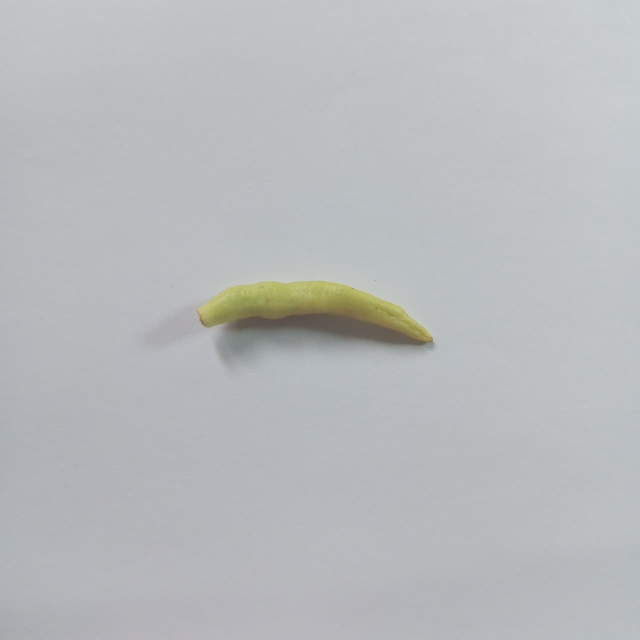
#> input picture data_asli/mentah/mentah10.jpg, 1280 x 1280 px (shown at 1/2 size)
$ python crop_dataset.py
#> lines starting #> are read from the running program, lines starting #| are printed output that depends on the picture; after the words box and inside, x2 and y2 are one past the last pixel; in counts of white or black regions, pixels touching at a corner belong together
#> further down, img is the input picture: shape (1280, 1280, 3); mean B, G, R 188.9, 186.5, 183.9
import cv2
import numpy as np
import os
import shutil

# === Pengaturan folder input dan output ===
input_base = "data_asli"     # Folder berisi gambar mentah, setengah_matang, matang
output_base = "data_crop"    # Folder hasil crop
classes = ["mentah", "setengah_matang", "matang"]
resize_size = (150, 150)

# === Hapus folder lama hasil crop ===
if os.path.exists(output_base):
    shutil.rmtree(output_base)
os.makedirs(output_base, exist_ok=True)

# === Fungsi bantu untuk cropping cabai ===
def crop_chili(img):
    hsv = cv2.cvtColor(img, cv2.COLOR_BGR2HSV)
#> hsv: shape (1280, 1280, 3); mean H, S, V 105.2, 10.5, 190.2

    # Gabungan deteksi semua kemungkinan warna cabai (merah, oranye, hijau)
    lower_red1 = np.array([0, 100, 60])
    upper_red1 = np.array([10, 255, 255])
    lower_red2 = np.array([160, 100, 60])
    upper_red2 = np.array([179, 255, 255])
    lower_green = np.array([25, 40, 40])
    upper_green = np.array([85, 255, 255])
    lower_orange = np.array([10, 80, 60])
    upper_orange = np.array([25, 255, 255])

    mask_red = cv2.inRange(hsv, lower_red1, upper_red1) + cv2.inRange(hsv, lower_red2, upper_red2)
#> mask_red: shape (1280, 1280); every value is 0
    mask_green = cv2.inRange(hsv, lower_green, upper_green)
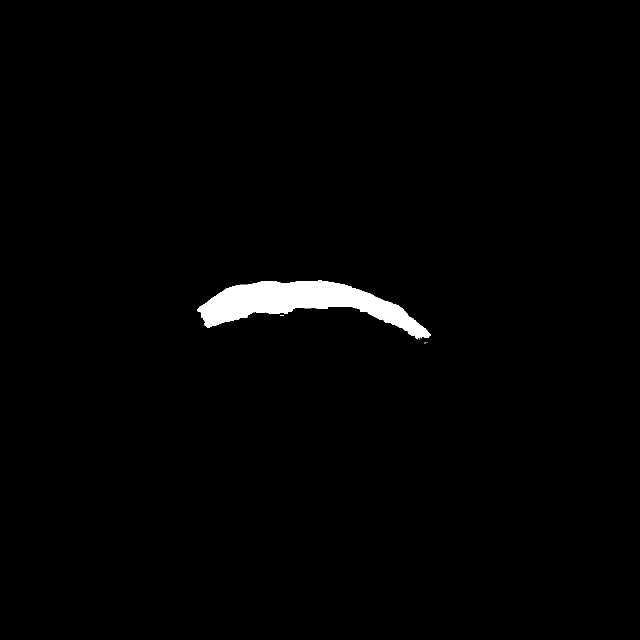
#> mask_green: shape (1280, 1280) (shown at 1/2 size); 1.4% white; 8 white regions (7 under 20 px), largest, box (x1, y1, x2, y2) and area: (395, 561, 862, 679) 22962
    mask_orange = cv2.inRange(hsv, lower_orange, upper_orange)
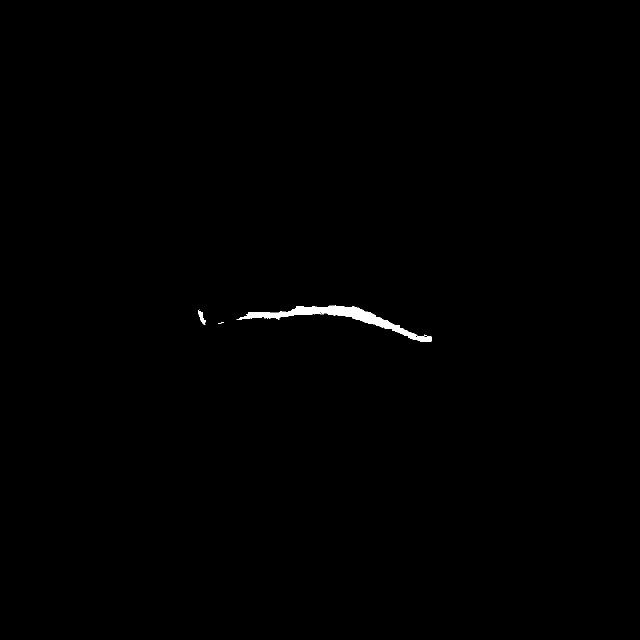
#> mask_orange: shape (1280, 1280) (shown at 1/2 size); 0.35% white; 8 white regions (6 under 20 px), largest, box (x1, y1, x2, y2) and area: (473, 611, 864, 684) 5546, (396, 619, 412, 650) 198

    # Gabungkan semua warna potensial cabai
    mask = cv2.bitwise_or(mask_red, mask_green)
    mask = cv2.bitwise_or(mask, mask_orange)
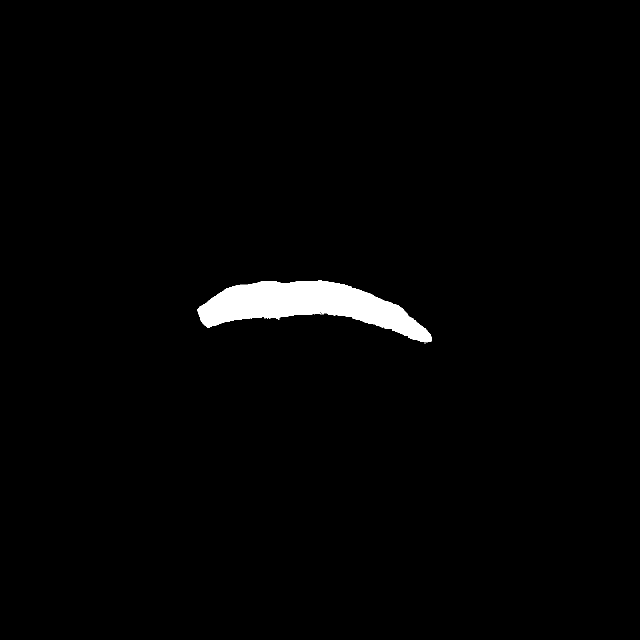
#> mask: shape (1280, 1280) (shown at 1/2 size); 1.7% white; 9 white regions (8 under 20 px), largest, box (x1, y1, x2, y2) and area: (395, 561, 864, 684) 27715

    # Hilangkan noise kecil (morphological filtering)
    kernel = np.ones((5, 5), np.uint8)
    mask = cv2.morphologyEx(mask, cv2.MORPH_CLOSE, kernel)
#> mask: shape (1280, 1280); 1.7% white; 1 white region, box (x1, y1, x2, y2) and area: (395, 561, 864, 687) 27831
    mask = cv2.morphologyEx(mask, cv2.MORPH_OPEN, kernel)
#> mask: shape (1280, 1280); 1.7% white; 1 white region

    contours, _ = cv2.findContours(mask, cv2.RETR_EXTERNAL, cv2.CHAIN_APPROX_SIMPLE)
#> contours = 1 contour; box (x1, y1, x2, y2) and area: (395, 561, 864, 686) 27322

    if len(contours) == 0:
        return None

    # Ambil kontur terbesar
    cnt = max(contours, key=cv2.contourArea)
#> cnt = contour of 408 points, box (x1, y1, x2, y2) (395, 561, 864, 686), area 27322
    x, y, w, h = cv2.boundingRect(cnt)
#> x = 395; y = 561; w = 469; h = 125

    # Tambahkan padding agar crop tidak terlalu ketat
    pad = int(0.1 * max(w, h))
#> pad = 46
    x = max(x - pad, 0)
#> x = 349
    y = max(y - pad, 0)
#> y = 515
    w = min(w + 2 * pad, img.shape[1] - x)
#> w = 561
    h = min(h + 2 * pad, img.shape[0] - y)
#> h = 217

    cropped = img[y:y+h, x:x+w]
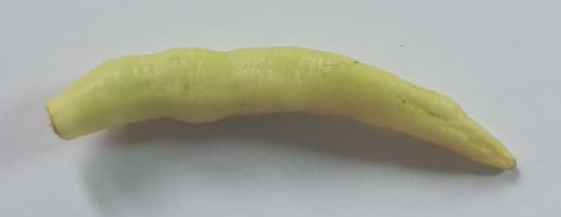
#> cropped: shape (217, 561, 3); mean B, G, R 151.5, 165.4, 164.4

    # Jika area terlalu kecil, anggap gagal
    if w < 40 or h < 40:
        return None
    return cropped


# === Proses setiap kelas ===
for cls in classes:
    input_path = os.path.join(input_base, cls)
    output_path = os.path.join(output_base, cls)
    os.makedirs(output_path, exist_ok=True)

    for filename in os.listdir(input_path):
        if filename.lower().endswith((".jpg", ".jpeg", ".png")):
            img_path = os.path.join(input_path, filename)
            img = cv2.imread(img_path)
            if img is None:
                continue

            cropped = crop_chili(img)

            # Jika gagal deteksi, fallback crop tengah
            if cropped is None:
                print(f"⚠️ Gagal deteksi objek cabai, fallback tengah: {filename}")
                h, w = img.shape[:2]
                cropped = img[h//4:3*h//4, w//4:3*w//4]

            # Resize proporsional tanpa distorsi
            h_c, w_c = cropped.shape[:2]
#> h_c = 217; w_c = 561
            scale = min(resize_size[0]/w_c, resize_size[1]/h_c)
#> scale = 0.267
            new_w, new_h = int(w_c * scale), int(h_c * scale)
#> new_w = 150; new_h = 58
            resized = cv2.resize(cropped, (new_w, new_h))

            # Tambahkan padding agar hasil final 150x150 dan latar putih
            top = (resize_size[1] - new_h) // 2
#> top = 46
            bottom = resize_size[1] - new_h - top
#> bottom = 46
            left = (resize_size[0] - new_w) // 2
#> left = 0
            right = resize_size[0] - new_w - left
#> right = 0

            final_img = cv2.copyMakeBorder(
                resized, top, bottom, left, right,
                cv2.BORDER_CONSTANT, value=[255, 255, 255]
            )
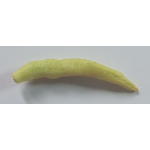
#> final_img: shape (150, 150, 3); mean B, G, R 215, 220.3, 219.9
#> (the run stopped early here; a loop or call above may not have finished)
